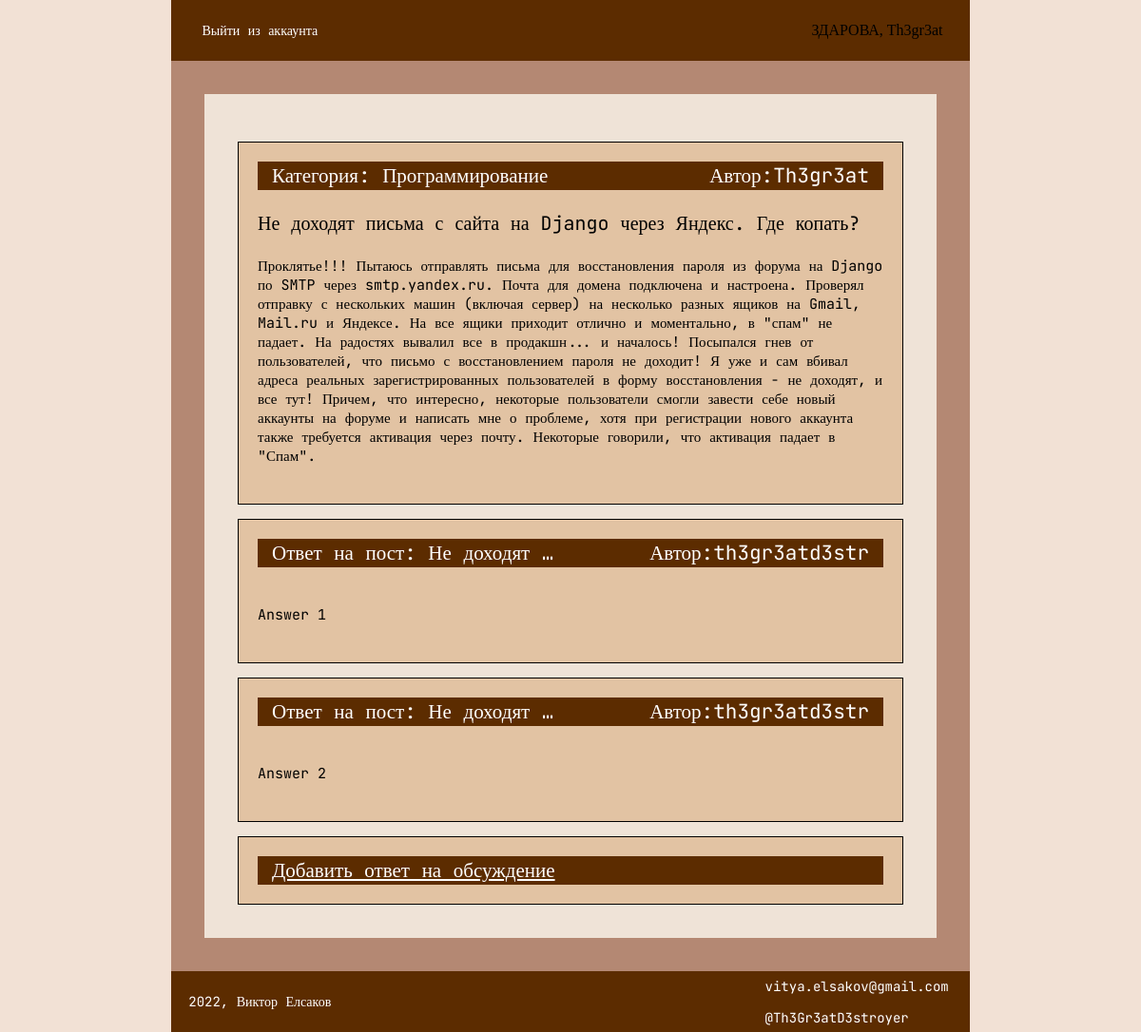
The page /forum/thread/2 (signed in) on the database its author committed.
### users/models.py (models this page shows)
class MyUser(AbstractBaseUser, PermissionsMixin):
    username = models.CharField(unique=True, max_length=50)
    email = models.EmailField(unique=True)
    is_staff = models.BooleanField(default=0)
    is_admin = models.BooleanField(default=0)
    is_authenticated = models.BooleanField(default=0)
    USERNAME_FIELD = 'email'
    REQUIRED_FIELDS = []
    objects = UserManager()

### forum/models.py (models this page shows, shortened)
class Thread(models.Model):
    name_tread = models.CharField(max_length=255)
    text_thread = models.TextField()
    category_id = models.ForeignKey('Category', on_delete=models.CASCADE)
    user_id = models.ForeignKey(MyUser, on_delete=models.CASCADE)

class Category(models.Model):
    name_category = models.CharField(max_length=255)
    slug_category = models.SlugField()

class Answer(models.Model):
    text_area = models.TextField()
    thread_id = models.ForeignKey(Thread, on_delete=models.CASCADE)
    user_id = models.ForeignKey(MyUser, on_delete=models.CASCADE)

### forum/views.py (the view)
# urls.py: path('thread/<int:thread_id>', thread_view, name='thread'),
def thread_view(request, thread_id):
    question = Thread.objects.get(pk=thread_id)
    answers = Answer.objects.filter(thread_id=thread_id)
    context = {
        'question': question,
        'answers': answers,
    }
    return render(request, 'forum/thread.html', context)

### forum/templates/forum/thread.html (shortened to what this page needs)
{% extends 'forum/base.html' %}
{% block block1 %}
{% if user.is_authenticated %}
<div class="category">
    <div class="category1">
        <div>Категория: {{ question.category_id.name_category }}</div>
        <div>Автор:{{ question.user_id.username }} </div>
    </div>
    <p style="font-family: 'JetBrains Mono';font-style: normal;font-weight: 400;
    font-size: 20px;line-height: 30px;color: #000000;">{{ question.name_tread }}
    </p>
    <span style="margin-bottom:20px;font-family: 'JetBrains Mono';
    font-style: normal;font-weight: 400;font-size: 15px;line-height: 20px;color: #000000;">
        {{ question.text_thread }}
    </span>
</div>
{% for answer in answers %}
<div class="category">
    <div class="category1">
        <div>Ответ на пост: {{ answer.thread_id.name_tread|truncatewords:2}}</div>
        <div>Автор:{{ answer.user_id.username }}</div>
    </div>
    <span style="margin-bottom:20px;font-family: 'JetBrains Mono';
    font-style: normal;font-weight: 400;font-size: 15px;line-height: 20px;color: #000000;">
        {{ answer.text_area }}
    </span>
</div>
{% endfor %}
<div class="category">
    <div class="category1">
        <a href="{% url 'answer_create' question.pk %}" style="color: white">Добавить ответ на обсуждение </a>
    </div>
</div>
{% else %}
    ТЕБЕ НАДО ПОДТВЕРДИТЬ СВОЙ АККАУНТ!!!!
{% endif %}
{% endblock block1 %}

### forum/templates/forum/base.html (shortened to what this page needs)
{% load static %}
<!DOCTYPE html>
<html>
<head>
    <link type="text/css" href="{% static 'forum/css/style.css' %}" rel="stylesheet">
</head>
<body>
<header>
    {% if request.user.is_active %}
        <div style="width:70%; display:flex; justify-content: space-evenly; flex-direction:column">
            <a class="footer_text" href="{% url 'logout' %}">Выйти из аккаунта</a>
        </div>
    {% else %}
        <div style="width:70%; display:flex; justify-content: space-evenly; flex-direction:column">
            <a class="footer_text" href="{% url 'login' %}">Войти в аккаунт</a>
        </div>
    {% endif %}
    {% if request.user %}
        ЗДАРОВА, {{ request.user.username }}
    {% endif %}
</header>
<div class="main">
    <div class="main2">
    {% block block1 %}
    {% endblock block1 %}
    </div>
</div>
<footer>
    <div style="width:70%; display:flex; justify-content: space-evenly; flex-direction:column">
        <p class="footer_text">2022, Виктор Елсаков</p>
    </div>
    <div style="display:flex; justify-content: space-evenly; flex-direction:column">
    <p style="margin:4px;">
        <a href="mailto:vitya.elsakov@gmail.com" class="footer_text">vitya.elsakov@gmail.com</a>
    </p>
    <p style="margin:4px;">
        <a href="https://t.me/Th3Gr3atD3stroyer" class="footer_text">@Th3Gr3atD3stroyer</a>
    </p>
    </div>
</footer>
</body>
</html>

### forum/static/forum/css/style.css (style rules this page uses)
body, html { margin:0px; padding:0px; width:100%; height:100%; background: #F2E1D5; }
header { display: flex; background-color:#5C2C00; width:70%; margin: 0 auto; height:8%; justify-content: space-around; align-items: center; }
.main { width:70%; display: flex; margin: 0 auto; background: rgba(145, 85, 60, 0.63); padding: 35px; box-sizing: border-box; }
.main2 { display: flex; width:100%; height: 100%; background: #EFE3D7; padding: 35px; box-sizing: border-box; flex-direction: column; }
footer { display: flex; background-color:#5C2C00; width:70%; margin: 0 auto; height:8%; justify-content: space-evenly; }
.footer_text { font-family: 'JetBrains Mono'; font-style: normal; font-weight: 400; font-size: 14px; line-height: 25px; color: #FFFFFF; margin: 4px; text-decoration: none; }
.category { width:100%; background: #E2C3A3; border: 1px solid black; margin-top:15px; box-sizing: border-box; padding: 20px; display:flex; flex-direction: column; justify-content:space-between; }
.category1 { width:100%; height:30px; background:#5C2C00; font-family: 'JetBrains Mono'; font-style: normal; font-weight: 400; font-size: 21px; line-height: 30px; color: #FFFFFF; box-sizing: border-box; padding-left: 15px; padding-right: 15px; text-align:justify-all; display:flex; justify-content: space-between; }

### rows shown on the page
MyUser: user.username "Th3gr3at"
Thread: category_id.name_category "Программирование", user_id.username "Th3gr3at", name_tread "Не доходят письма с сайта на Django через Яндекс. Где копать?", text_thread "Проклятье!!! Пытаюсь отправлять письма для восстановления пароля из форума на Django по SMTP через smtp.yandex.ru. Почта для домена подключена и настроена. Проверял отправку с нескольких машин (включая сервер) на несколько разных ящиков на Gmail, Mail.ru и Яндексе. На все ящики приходит отлично и моментально, в \"спам\" не падает. На радостях вывалил все в продакшн... и началось! Посыпался гнев от пользователей, что письмо с восстановлением пароля не доходит! Я уже и сам вбивал адреса реальных зарегистрированных пользователей в форму восстановления - не доходят, и все тут! Причем, что интересно, некоторые пользователи смогли завести себе новый аккаунты на форуме и написать мне о проблеме,…"
Answer: thread_id.name_tread "Не доходят …", user_id.username "th3gr3atd3str", text_area "Answer 1"
Answer: thread_id.name_tread "Не доходят …", user_id.username "th3gr3atd3str", text_area "Answer 2"
